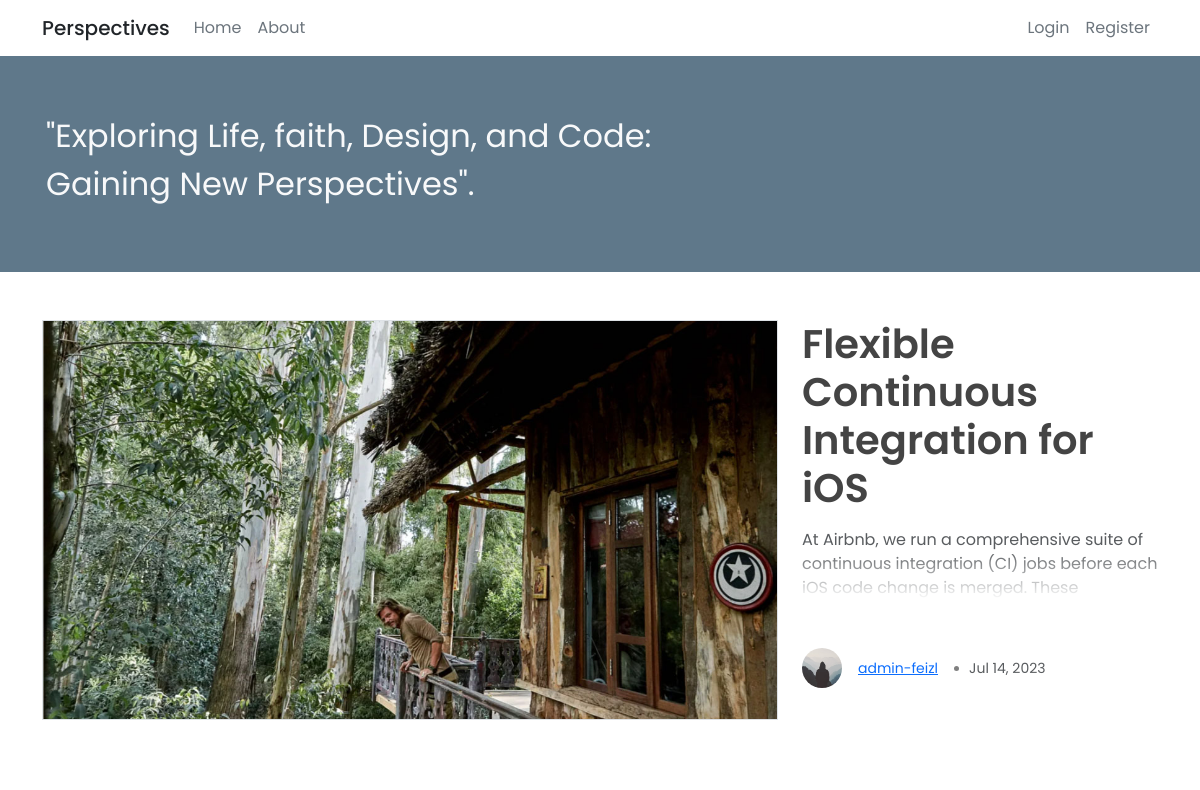
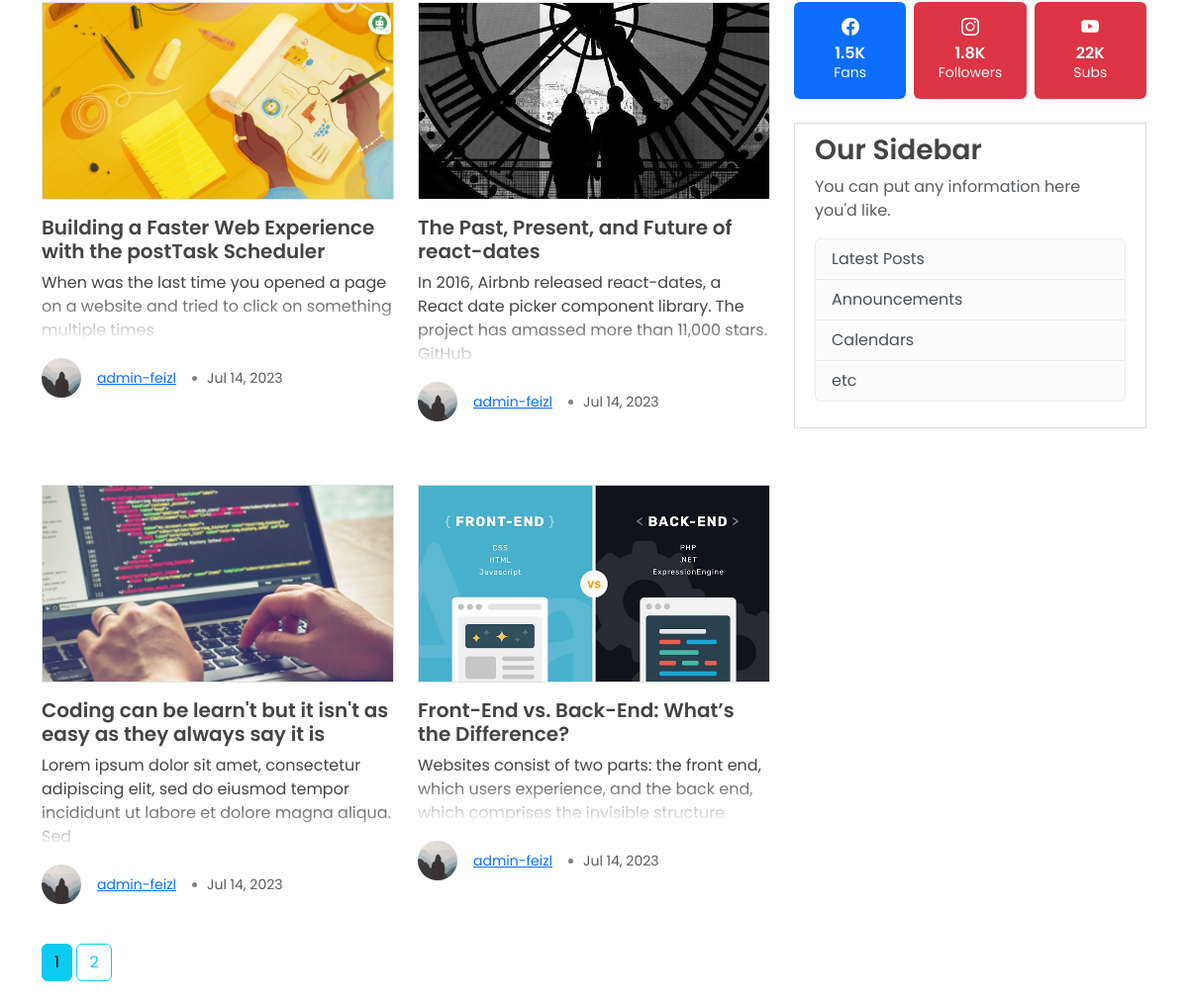
The page /home on the database its author committed (2 pictures, top to bottom).
### flaskblog/models.py (models this page shows, shortened)
class Post(db.Model):
    id = db.Column(db.Integer, primary_key=True)
    title = db.Column(db.String(120), nullable=False)
    date_posted = db.Column(db.DateTime, nullable=False, default=datetime.utcnow)
    content = db.Column(db.Text, nullable=False)
    image_filename = db.Column(db.String(120), nullable=True)  # New column
    user_id = db.Column(db.Integer, db.ForeignKey("user.id"), nullable=False)

class User(db.Model, UserMixin):
    id = db.Column(db.Integer, primary_key=True)
    username = db.Column(db.String(20), unique=True, nullable=False)
    email = db.Column(db.String(120), unique=True, nullable=False)
    image_file = db.Column(db.String(20), nullable=False, default="default.jpg")
    password = db.Column(db.String(60), nullable=False)
    posts = db.relationship("Post", backref="author", lazy=True)

### flaskblog/routes.py (the view)
@app.route("/")
@app.route("/home")
def home():
    page = request.args.get("page", 1, type=int)
    posts = Post.query.order_by(Post.date_posted.desc()).paginate(page=page, per_page=5)
    return render_template("index.html", posts=posts)

### flaskblog/templates/index.html (shortened to what this page needs)
{% extends "layout.html" %}
{% block jumbotrone %}
    <div class="container-fluid mb-5 steel-background">
        <div class="container px-3 py-5 text-left jumbotroni">
                <p class="col-lg-8 text-light" style="font-size: 2rem;">
                    "Exploring Life, faith, Design, and Code: Gaining New Perspectives".
                </p>
        </div>
    </div>
    <main class="container mb-5" >
        {% if posts.items %}
        <div class="row g-4">
            <div class="col-md-8">
                <div class="row">
                    <div class="col-md-12">
                        <div class="card border-0 mb-4">
                            <img src="{{ url_for('static', filename='images/' + posts.items[0].image_filename) }}" height="400" style="height: 400; object-fit: cover" class="border border-1">
                        </div>
                    </div>
                </div>
            </div>
            <div class="col-md-4">
                <div class="mb-5">
                    <a class="article-title text-decoration-none link-wrapper" href="{{ url_for('post', post_id=posts.items[0].id) }}">
                        <h1 class="mb-3">{{ posts.items[0].title }}</h1>
                        <p class='fade-text text-muted'>{{ ' '.join(posts.items[0].content.split()[:20]) }}</p>
                    </a>
                </div>
                <div class="d-flex align-items-center">
                    <img class="rounded-circle article-img" src="{{ url_for('static', filename='profile_pic/' + posts.items[0].author.image_file) }}">
                    <small class="me-3"><a class="mr-2" href="{{ url_for('user_posts', username=posts.items[0].author.username ) }}">{{ posts.items[0].author.username }}</a></small>
                    <div class="rounded-circle " style="height:5px; width: 5px; margin-right: 10px; background-color: grey;"></div>
                    <small class="text-muted">{{ posts.items[0].date_posted.strftime("%b %d, %Y") }}</small>
                </div>
            </div>
        </div>
        {% endif %}
    </main>
{% endblock %}
{% block content%}
    <div class="row g-4">
        {% for post in posts.items[1:]: %}
            <div class="col-md-6">
                <div class="card border-0 mb-4">
                    <img src="{{ url_for('static', filename='images/' + post.image_filename) }}" alt="Card image cap" height="200" style="height: 200; object-fit: cover;" class="border border-1">
                    <div class="card-body px-0 py-3">
                        <a class="article-title text-decoration-none link-wrapper" href="{{ url_for('post', post_id=post.id) }}">
                            <h5 class="card-title">{{ post.title }}</h5>
                            <p class="fade-text">
                                {{ ' '.join(post.content.split()[:20]) }}
                            </p>
                        </a>
                        <div class="d-flex align-items-center">
                            <img class="rounded-circle article-img" src="{{ url_for('static', filename='profile_pic/' + post.author.image_file) }}">
                            <small class="me-3"><a class="mr-2" href="{{ url_for('user_posts', username=post.author.username ) }}">{{ post.author.username }}</a></small>
                            <div class="rounded-circle " style="height:5px; width: 5px; margin-right: 10px; background-color: grey;"></div>
                            <small class="text-muted">{{ post.date_posted.strftime("%b %d, %Y") }}</small>
                        </div>
                    </div>
                </div>
            </div>
        {% endfor %}
    </div>
    {% for page_num in posts.iter_pages(left_edge=1, right_edge=1, left_current=1, right_current=2) %}
        {% if page_num %}
            {% if posts.page == page_num %}
                <a class="btn btn-info mb-4" href="{{ url_for('home', page=page_num) }}">{{ page_num }}</a>
            {% else %}
                <a class="btn btn-outline-info mb-4" href="{{ url_for('home', page=page_num) }}">{{ page_num }}</a>
            {% endif %}
        {% else %}
            ...
        {% endif %}
    {% endfor %}
{% endblock content %}

### flaskblog/templates/layout.html (shortened to what this page needs)
<!DOCTYPE html>
<html lang="en">
<head>
    <link href="https://cdn.jsdelivr.net/npm/bootstrap@5.3.0/dist/css/bootstrap.min.css" rel="stylesheet">
    <link rel="stylesheet" type="text/css" href="{{ url_for('static', filename='main.css') }}">
</head>
<body>
    <header class="site-header">
        <nav class="navbar navbar-expand-md navbar-dark bg-steel fixed-top">
            <div class="container">
                  <a class="navbar-brand text-dark fw-medium" href="{{ url_for('home') }}">Perspectives</a>
                  <div class="offcanvas offcanvas-end" tabindex="-1" id="offcanvasNavbar" aria-labelledby="offcanvasNavbarLabel">
                    <div class="offcanvas-body d-flex justify-content-between align-items-center">
                        <ul class="navbar-nav flex-grow-1 pe-3">
                            <li class="nav-item"><a class="nav-item nav-link text-secondary" href="{{ url_for('home') }}">Home</a></li>
                            <li class="nav-item"><a class="nav-item nav-link text-secondary" href="{{ url_for('about') }}">About</a></li>
                        </ul>
                        <div class="navbar-nav">
                            {% if current_user.is_authenticated %}
                                <a class="nav-item nav-link text-secondary" href="{{ url_for('new_post') }}">New Post</a>
                                <a class="nav-item nav-link text-secondary" href="{{ url_for('account') }}">Account</a>
                                <a class="nav-item nav-link text-secondary" href="{{ url_for('logout') }}">Logout</a>
                            {% else %}
                                <a class="nav-item nav-link text-secondary" href="{{ url_for('login') }}">Login</a>
                                <a class="nav-item nav-link text-secondary" href="{{ url_for('register') }}">Register</a>
                            {% endif %}
                        </div>
                    </div>
                  </div>
            </div>
        </nav>
    </header>
    {% block jumbotrone %}{% endblock %}
    <main role="main" class="container" >
        <div class="row g-4">
            <div class="col-md-8">
                {% block content %}{% endblock %}
            </div>
            <div class="col-md-4">
                <div class="row g-2 mb-4">
                    <div class="col-4">
                        <div class="rounded py-3 bg-primary d-flex flex-column align-items-center justify-content-center">
                            <h6 class="mb-0 text-light">1.5K</h6>
                            <small class="text-light">Fans</small>
                        </div>
                    </div>
                    <div class="col-4">
                        <div class="rounded py-3 bg-danger d-flex flex-column align-items-center justify-content-center" style="background-image: url('https://img.freepik.com/premium-vector/vertical-background-with-smooth-gradient-vector-illustration_522680-306.jpg'); background-repeat: no-repeat; background-position:center; background-size: cover;">
                            <h6 class="mb-0 text-light">1.8K</h6>
                            <small class="text-light">Followers</small>
                        </div>
                    </div>
                    <div class="col-4">
                        <div class="rounded py-3 bg-danger d-flex flex-column align-items-center justify-content-center">
                            <h6 class="mb-0 text-light">22K</h6>
                            <small class="text-light">Subs</small>
                        </div>
                    </div>
                </div>
                <div class="content-section">
                    <h3>Our Sidebar</h3>
                    <p class='text-muted'>You can put any information here you'd like.
                        <ul class="list-group">
                            <li class="list-group-item list-group-item-light">Latest Posts</li>
                            <li class="list-group-item list-group-item-light">Announcements</li>
                            <li class="list-group-item list-group-item-light">Calendars</li>
                            <li class="list-group-item list-group-item-light">etc</li>
                        </ul>
                    </p>
                  </div>
            </div>
        </div>
    </main>
</body>
</html>

### flaskblog/static/main.css (style rules this page uses)
body { font-family: 'Poppins', sans-serif; background-color: #fffff; color: #333333; margin-top: 3.5rem; }
h1, h2, h3, h4, h5, h6 { color: #444444; font-weight: 600 }
.bg-steel { background-color: #ffffff; padding-left: 30px; padding-right: 30px; border-bottom: 10px solid #5f788a; }
.steel-background { background-color: #5f788a; }
.content-section { background: #ffffff; padding: 10px 20px; border: 1px solid #dddddd; border-radius: 0px; margin-bottom: 20px; }
.card, card-body { background-color: #ffffff }
.article-title { color: #444444; }
.link-wrapper { text-decoration: none; }
.fade-text { position: relative; overflow: hidden; }
.fade-text::after { content: ''; position: absolute; bottom: 0; left: 0; width: 100%; height: 50px; background: linear-gradient(to bottom, rgba(255, 255, 255, 0) 0%, rgba(255, 255, 255, 1) 100%); }
.article-img { height: 40px; width: 40px; margin-right: 16px; }

### rows shown on the page
Post: image_filename (picture), title "Flexible Continuous Integration for iOS", content "At Airbnb, we run a comprehensive suite of continuous integration (CI) jobs before each iOS code change is merged. These", date_posted "Jul 14, 2023"
User: image_file (placeholder picture), username "admin-feizl"
Post: image_filename (picture), title "Building a Faster Web Experience with the postTask Scheduler", content "When was the last time you opened a page on a website and tried to click on something multiple times", image_file (placeholder picture), author.username "admin-feizl", date_posted "Jul 14, 2023"
Post: image_filename (picture), title "The Past, Present, and Future of react-dates", content "In 2016, Airbnb released react-dates, a React date picker component library. The project has amassed more than 11,000 stars. GitHub", image_file (placeholder picture), author.username "admin-feizl", date_posted "Jul 14, 2023"
Post: image_filename (picture), title "Coding can be learn't but it isn't as easy as they always say it is", content "Lorem ipsum dolor sit amet, consectetur adipiscing elit, sed do eiusmod tempor incididunt ut labore et dolore magna aliqua. Sed", image_file (placeholder picture), author.username "admin-feizl", date_posted "Jul 14, 2023"
Post: image_filename (picture), title "Front-End vs. Back-End: What’s the Difference?", content "Websites consist of two parts: the front end, which users experience, and the back end, which comprises the invisible structure", image_file (placeholder picture), author.username "admin-feizl", date_posted "Jul 14, 2023"

### other values the page prints
{{ page_num }} "1"
{{ page_num }} "2"
